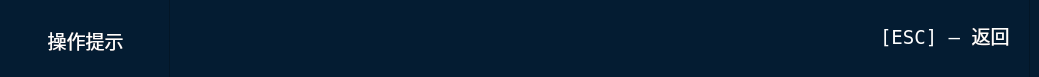
    <widget class="QFrame" name="frameBottom">
     <property name="minimumSize">
      <size>
       <width>0</width>
       <height>70</height>
      </size>
     </property>
     <property name="maximumSize">
      <size>
       <width>16777215</width>
       <height>77</height>
      </size>
     </property>
     <property name="styleSheet">
      <string notr="true">background-color:rgb(4, 28, 50)</string>
     </property>
     <property name="frameShape">
      <enum>QFrame::NoFrame</enum>
     </property>
     <property name="frameShadow">
      <enum>QFrame::Raised</enum>
     </property>
     <widget class="QLabel" name="labelNote">
      <property name="geometry">
       <rect>
        <x>169</x>
        <y>-1</y>
        <width>861</width>
        <height>81</height>
       </rect>
      </property>
      <property name="minimumSize">
       <size>
        <width>0</width>
        <height>67</height>
       </size>
      </property>
      <property name="font">
       <font>
        <family>Abyssinica SIL</family>
        <pointsize>14</pointsize>
       </font>
      </property>
      <property name="styleSheet">
       <string notr="true"/>
      </property>
      <property name="frameShape">
       <enum>QFrame::StyledPanel</enum>
      </property>
      <property name="text">
       <string/>
      </property>
     </widget>
     <widget class="QLabel" name="label_23">
      <property name="geometry">
       <rect>
        <x>10</x>
        <y>10</y>
        <width>151</width>
        <height>61</height>
       </rect>
      </property>
      <property name="font">
       <font>
        <family>Abyssinica SIL</family>
        <pointsize>8</pointsize>
       </font>
      </property>
      <property name="styleSheet">
       <string notr="true">background-color:rgb(4,28, 50)</string>
      </property>
      <property name="text">
       <string>&lt;!DOCTYPE HTML PUBLIC &quot;-//W3C//DTD HTML 4.0//EN&quot; &quot;http://www.w3.org/TR/REC-html40/strict.dtd&quot;&gt;
&lt;html&gt;&lt;head&gt;&lt;meta name=&quot;qrichtext&quot; content=&quot;1&quot; /&gt;&lt;style type=&quot;text/css&quot;&gt;
p, li { white-space: pre-wrap; }
&lt;/style&gt;&lt;/head&gt;&lt;body style=&quot; font-family:'Sans'; font-size:10pt; font-weight:400; font-style:normal;&quot;&gt;
&lt;p style=&quot; margin-top:0px; margin-bottom:0px; margin-left:0px; margin-right:0px; -qt-block-indent:0; text-indent:0px;&quot;&gt;&lt;span style=&quot; font-size:14pt; color:#ffffff;&quot;&gt;操作提示&lt;/span&gt;&lt;/p&gt;&lt;/body&gt;&lt;/html&gt;</string>
      </property>
      <property name="alignment">
       <set>Qt::AlignCenter</set>
      </property>
     </widget>
     <widget class="QLabel" name="label_esc">
      <property name="geometry">
       <rect>
        <x>880</x>
        <y>20</y>
        <width>141</width>
        <height>31</height>
       </rect>
      </property>
      <property name="font">
       <font>
        <family>DejaVu Sans Mono</family>
        <pointsize>14</pointsize>
       </font>
      </property>
      <property name="text">
       <string>&lt;!DOCTYPE HTML PUBLIC &quot;-//W3C//DTD HTML 4.0//EN&quot; &quot;http://www.w3.org/TR/REC-html40/strict.dtd&quot;&gt;
&lt;html&gt;&lt;head&gt;&lt;meta name=&quot;qrichtext&quot; content=&quot;1&quot; /&gt;&lt;style type=&quot;text/css&quot;&gt;
p, li { white-space: pre-wrap; }
&lt;/style&gt;&lt;/head&gt;&lt;body style=&quot; font-family:'DejaVu Sans Mono'; font-size:14pt; font-weight:400; font-style:normal;&quot;&gt;
&lt;p style=&quot; margin-top:0px; margin-bottom:0px; margin-left:0px; margin-right:0px; -qt-block-indent:0; text-indent:0px;&quot;&gt;&lt;span style=&quot; font-family:'Sans'; color:#ffffff;&quot;&gt;[ESC] — 返回 &lt;/span&gt;&lt;/p&gt;&lt;/body&gt;&lt;/html&gt;</string>
      </property>
      <property name="alignment">
       <set>Qt::AlignCenter</set>
      </property>
     </widget>
    </widget>
